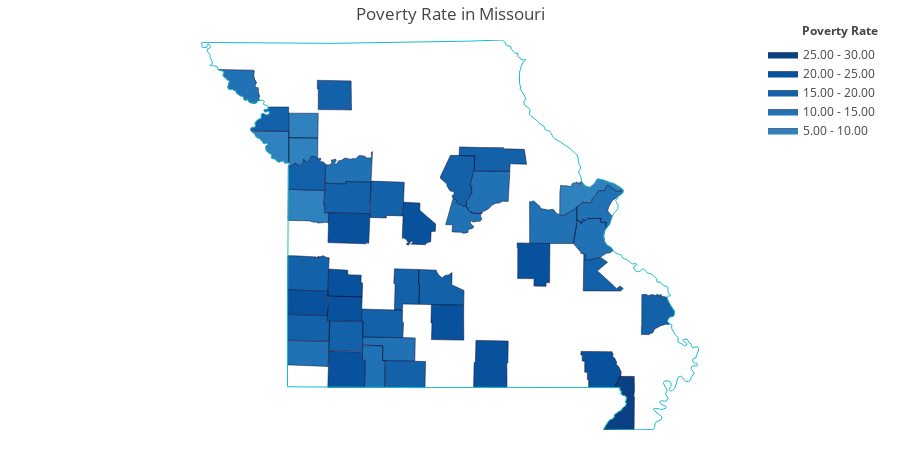

This figure's notebook cell:
### Code cell
values2 = mo_fips_df['Poverty Rate'].astype(float)
fips = mo_fips_df['FIPS'].astype(float)
endpts = [1, 5, 10, 15, 20, 25, 30]
#list(np.mgrid[min(values):max(values):4j])
colorscale=["#57a0ce","#4292c6","#3082be","#2171b5","#1361a9","#08519c","#0b4083","#08306b"]
#""#c6dbef","#b3d2e9","#9ecae1","#85bcdb","#6baed6","#f7fbff","#ebf3fb","#deebf7","#d2e3f3",
#colorscale = ["#030512","#1d1d3b","#323268","#3d4b94","#3e6ab0",
#              "#4989bc","#60a7c7","#85c5d3","#b7e0e4","#eafcfd"]
fig = ff.create_choropleth(
    fips=fips, values=values2, scope=['Missouri'], show_state_data=True,
    colorscale=colorscale, binning_endpoints=endpts, round_legend_values=True,
    #plot_bgcolor='rgb(229,229,229)',
    #paper_bgcolor='rgb(229,229,229)',
    #text=round(mo_fips_df['Poverty Rate'],1), # hover text
    legend_title='Poverty Rate',
    #county_outline={'color': 'rgb(255,255,255)', 'width': 0.5},
    exponent_format=True,
    title='Poverty Rate in Missouri',
    simplify_county=0, simplify_state=0,
    county_outline={'color': 'rgb(15, 15, 55)', 'width': 0.5},
    state_outline={'width': 1},
)
fig.layout.template = None
    
fig.show()

### Figure 1 — Plotly figure (JSON) as saved in the notebook; plotly's stock layout.template omitted (floating-point values rounded to 4 significant figures; data arrays with more than 128 entries replaced by an {"elided": "..."} marker saying what was removed)
{"data": [{"fill": "toself", "fillcolor": "#57a0ce", "hoverinfo": "none", "line": {"color": "rgb(15, 15, 55)", "width": 0.5}, "mode": "lines", "name": "< 1.00", "type": "scatter", "x": [], "y": []}, {"fill": "toself", "fillcolor": "#4292c6", "hoverinfo": "none", "line": {"color": "rgb(15, 15, 55)", "width": 0.5}, "mode": "lines", "name": "1.00 - 5.00", "type": "scatter", "x": [], "y": []}, {"fill": "toself", "fillcolor": "#3082be", "hoverinfo": "none", "line": {"color": "rgb(15, 15, 55)", "width": 0.5}, "mode": "lines", "name": "5.00 - 10.00", "type": "scatter", "x": {"elided": "1347 float values"}, "y": {"elided": "1347 float values"}}, {"fill": "toself", "fillcolor": "#2171b5", "hoverinfo": "none", "line": {"color": "rgb(15, 15, 55)", "width": 0.5}, "mode": "lines", "name": "10.00 - 15.00", "type": "scatter", "x": {"elided": "2794 float values"}, "y": {"elided": "2794 float values"}}, {"fill": "toself", "fillcolor": "#1361a9", "hoverinfo": "none", "line": {"color": "rgb(15, 15, 55)", "width": 0.5}, "mode": "lines", "name": "15.00 - 20.00", "type": "scatter", "x": {"elided": "2777 float values"}, "y": {"elided": "2777 float values"}}, {"fill": "toself", "fillcolor": "#08519c", "hoverinfo": "none", "line": {"color": "rgb(15, 15, 55)", "width": 0.5}, "mode": "lines", "name": "20.00 - 25.00", "type": "scatter", "x": {"elided": "1457 float values"}, "y": {"elided": "1457 float values"}}, {"fill": "toself", "fillcolor": "#0b4083", "hoverinfo": "none", "line": {"color": "rgb(15, 15, 55)", "width": 0.5}, "mode": "lines", "name": "25.00 - 30.00", "type": "scatter", "x": {"elided": "507 float values"}, "y": {"elided": "507 float values"}}, {"fill": "toself", "fillcolor": "#08306b", "hoverinfo": "none", "line": {"color": "rgb(15, 15, 55)", "width": 0.5}, "mode": "lines", "name": "> 30.00", "type": "scatter", "x": [], "y": []}, {"hoverinfo": "text", "legendgroup": "centroids", "marker": {"color": "white", "opacity": 0}, "mode": "markers", "name": "US Counties", "selected": {"marker": {"color": "white", "opacity": 1, "size": 3}}, "showlegend": false, "text": ["County: Audrain<br>State: Missouri<br>FIPS: 29007<br>Value: 16.209216019792795", "County: Barry<br>State: Missouri<br>FIPS: 29009<br>Value: 22.051741516407212", "County: Barton<br>State: Missouri<br>FIPS: 29011<br>Value: 22.542443064182194", "County: Boone<br>State: Missouri<br>FIPS: 29019<br>Value: 18.209442447604662", "County: Buchanan<br>State: Missouri<br>FIPS: 29021<br>Value: 17.504892915058996", "County: Butler<br>State: Missouri<br>FIPS: 29023<br>Value: 21.108960757339055", "County: Callaway<br>State: Missouri<br>FIPS: 29027<br>Value: 11.979504620410355", "County: Cape Girardeau<br>State: Missouri<br>FIPS: 29031<br>Value: 16.949890509546798", "County: Cass<br>State: Missouri<br>FIPS: 29037<br>Value: 9.208084955193241", "County: Cedar<br>State: Missouri<br>FIPS: 29039<br>Value: 22.760551248923342", "County: Christian<br>State: Missouri<br>FIPS: 29043<br>Value: 10.889303255213093", "County: Clay<br>State: Missouri<br>FIPS: 29047<br>Value: 8.950608016814293", "County: Clinton<br>State: Missouri<br>FIPS: 29049<br>Value: 9.207572948179955", "County: Cole<br>State: Missouri<br>FIPS: 29051<br>Value: 11.836351056747125", "County: Crawford<br>State: Missouri<br>FIPS: 29055<br>Value: 21.04705642697087", "County: Dade<br>State: Missouri<br>FIPS: 29057<br>Value: 20.02635046113307", "County: Dallas<br>State: Missouri<br>FIPS: 29059<br>Value: 17.99127695662709", "County: Daviess<br>State: Missouri<br>FIPS: 29061<br>Value: 15.756327964151629", "County: Dunklin<br>State: Missouri<br>FIPS: 29069<br>Value: 26.718045473441848", "County: Franklin<br>State: Missouri<br>FIPS: 29071<br>Value: 11.813291790364774", "County: Greene<br>State: Missouri<br>FIPS: 29077<br>Value: 17.917386293173212", "County: Henry<br>State: Missouri<br>FIPS: 29083<br>Value: 20.861833105335158", "County: Holt<br>State: Missouri<br>FIPS: 29087<br>Value: 13.53317169936081", "County: Howell<br>State: Missouri<br>FIPS: 29091<br>Value: 22.30224760958649", "County: Jackson<br>State: Missouri<br>FIPS: 29095<br>Value: 16.925354315044547", "County: Jasper<br>State: Missouri<br>FIPS: 29097<br>Value: 17.37407988004362", "County: Jefferson<br>State: Missouri<br>FIPS: 29099<br>Value: 10.828804286748213", "County: Johnson<br>State: Missouri<br>FIPS: 29101<br>Value: 15.537811871876672", "County: Laclede<br>State: Missouri<br>FIPS: 29105<br>Value: 18.864948598788903", "County: Lafayette<br>State: Missouri<br>FIPS: 29107<br>Value: 11.930830461435237", "County: Lawrence<br>State: Missouri<br>FIPS: 29109<br>Value: 17.8070359124699", "County: Morgan<br>State: Missouri<br>FIPS: 29141<br>Value: 23.773659696759488", "County: Newton<br>State: Missouri<br>FIPS: 29145<br>Value: 14.119609812567031", "County: Pettis<br>State: Missouri<br>FIPS: 29159<br>Value: 16.590429692129025", "County: Platte<br>State: Missouri<br>FIPS: 29165<br>Value: 7.043276824260293", "County: St. Charles<br>State: Missouri<br>FIPS: 29183<br>Value: 5.99306052820016", "County: St. Francois<br>State: Missouri<br>FIPS: 29187<br>Value: 15.030952740449948", "County: St. Louis<br>State: Missouri<br>FIPS: 29189<br>Value: 10.055668825457744", "County: Stone<br>State: Missouri<br>FIPS: 29209<br>Value: 13.26730134307786", "County: Taney<br>State: Missouri<br>FIPS: 29213<br>Value: 17.20238426828589", "County: Vernon<br>State: Missouri<br>FIPS: 29217<br>Value: 16.79305048953734", "County: Wright<br>State: Missouri<br>FIPS: 29229<br>Value: 24.812275546849495"], "type": "scatter", "unselected": {"marker": {"opacity": 0}}, "x": [-91.84, -93.83, -94.35, -92.31, -94.81, -90.41, -91.93, -89.68, -94.35, -93.86, -93.19, -94.42, -94.4, -92.28, -91.3, -93.85, -93.02, -93.99, -90.09, -91.08, -93.34, -93.79, -95.22, -91.89, -94.35, -94.34, -90.54, -93.81, -92.59, -93.79, -93.83, -92.89, -94.34, -93.29, -94.77, -90.67, -90.47, -90.44, -93.46, -93.04, -94.34, -92.47], "y": [39.22, 36.71, 37.5, 38.99, 39.66, 36.72, 38.84, 37.38, 38.65, 37.72, 36.97, 39.31, 39.6, 38.51, 37.98, 37.43, 37.68, 39.96, 36.27, 38.41, 37.26, 38.39, 40.09, 36.77, 39.01, 37.2, 38.26, 38.74, 37.66, 39.07, 37.11, 38.42, 36.91, 38.73, 39.38, 38.78, 37.81, 38.64, 36.75, 36.65, 37.85, 37.27]}, {"hoverinfo": "text", "legendgroup": "States", "line": {"width": 1}, "mode": "lines", "showlegend": false, "type": "scatter", "x": {"elided": "3024 float values"}, "y": {"elided": "3024 float values"}}], "layout": {"annotations": [{"showarrow": false, "text": "<b>Poverty Rate</b>", "x": 1, "xanchor": "right", "xref": "paper", "y": 1.05, "yref": "paper"}], "dragmode": "select", "height": 450, "hovermode": "closest", "legend": {"traceorder": "reversed", "x": 1, "xanchor": "right", "y": 1, "yanchor": "top"}, "margin": {"b": 20, "l": 20, "r": 20, "t": 40}, "title": {"text": "Poverty Rate in Missouri"}, "width": 900, "xaxis": {"autorange": false, "fixedrange": true, "range": [-98.21, -86.66], "showgrid": false, "showticklabels": false, "zeroline": false}, "yaxis": {"autorange": false, "fixedrange": true, "range": [36.0, 40.61], "showgrid": false, "showticklabels": false, "zeroline": false}}}
